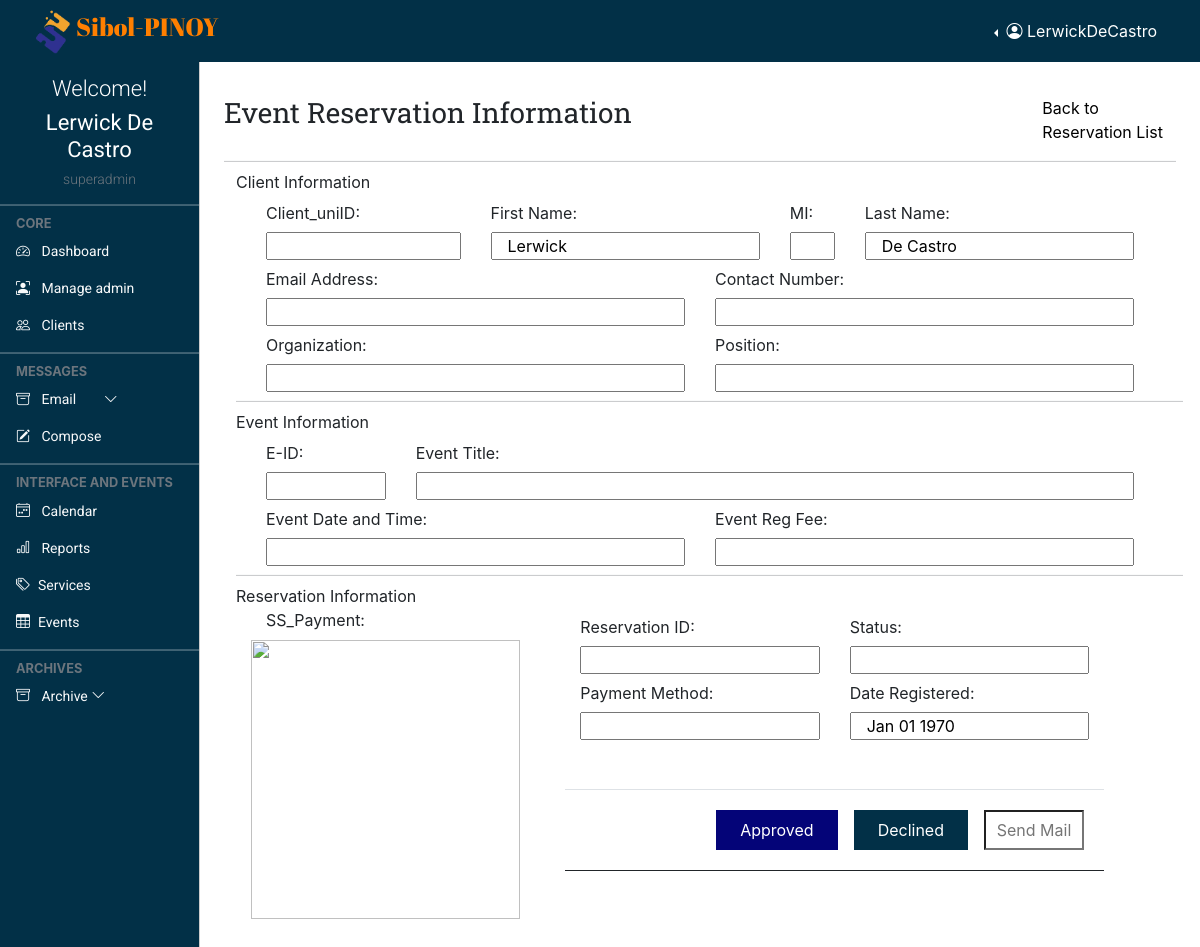
/admin/e.reservation.info.php (signed in), run on the app's committed database.
### tables this page shows
CREATE TABLE `profile` (
  `id` int(11) NOT NULL,
  `loginId` int(11) NOT NULL,
  `firstName` varchar(255) NOT NULL,
  `lastName` varchar(255) NOT NULL,
  `dateAdded` date NOT NULL
);

### admin/e.reservation.info.php (the view, shortened to what this page needs)
<!doctype html>
<html lang="en">
  <?php
      require "layout.part/admin.header.php";
  ?>
  <body>
    <?php
      require "layout.part/admin.top.navbar.php";
    ?>
    <?php
      require "layout.part/admin.side.navbar.php";
    ?>
    <main class="my-5 py-3">
        <div class="container-fluid p-4">
            <div class="row">
            <div class="col-md-10 my-2">
                <h4 class="page-header">Event Reservation Information</h4>
            </div>
            <div class="col-md-2 my-2">
                <a href="event.reservation" style="text-decoration: none; color:black; ">Back to Reservation List</a>
            </div>
        </div>
        <hr class="dropdown-divider bg-dark" />
        <div class="col-md-12">
            <div class="row">
                <div>Client Information</div>
                <form action="comptroller/event.reservation.control.php" method="POST">
                    <div class="col-md-12 d-flex">
                        <div class="col-md-3">
                            <label class="col-form-label">Client_uniID:</label>
                            <input class="col-md-12" type="text" name="clientuniID" value="<?= $client_uniID ?>"readonly>
                        </div>
                        <div class="col-md-4">
                            <label class="col-form-label">First Name:</label>
                            <input class="col-md-12" type="text" name="fname" value="<?= $firstName ?>"readonly>
                        </div>
                        <div class="col-md-1">
                            <label class="col-form-label">MI:</label>
                            <input class="col-md-12" type="text" name="mi" value="<?= $mi ?>">
                        </div>
                        <div class="col-md-4">
                            <label class="col-form-label">Last Name:</label>
                            <input class="col-md-12" type="text" name="lastname" value="<?= $lastName ?>"readonly>
                        </div>
                    </div>
                    <div class="col-md-12 d-flex">
                        <div class="col-md-6">
                            <label class="col-form-label">Email Address:</label>
                            <input class="col-md-12" type="text" name="emailadd" value="<?= $email_add ?>"readonly>
                        </div>
                        <div class="col-md-6">
                            <label class="col-form-label">Contact Number:</label>
                            <input class="col-md-12" type="text" name="contact" value="<?= $contact ?>" readonly>
                        </div>
                    </div>
                    <div class="col-md-12 d-flex">
                        <div class="col-md-6">
                            <label class="col-form-label">Organization:</label>
                            <input class="col-md-12" type="text" name="orgs" value="<?= $organization ?>" readonly>
                        </div>
                        <div class="col-md-6">
                            <label class="col-form-label">Position:</label>
                            <input class="col-md-12" type="text"name="position" value="<?= $position ?>" readonly>
                        </div>
                    </div>
                    <hr class="dropdown-divider bg-dark col-md-11 px-5 my-2" />
                    <div>Event Information</div>
                    <div class="col-md-12 d-flex">
                        <div class="col-md-2">
                            <label class="col-form-label">E-ID:</label>
                            <input class="col-md-12" type="text" name="eventid" value="<?= $eventID  ?>" readonly>
                        </div>
                        <div class="col-md-10">
                            <label class="col-form-label">Event Title:</label>
                            <input class="col-md-12" type="text" name="eventname" value="<?= $event_title ?>" readonly>
                        </div>
                    </div>
                    <div class="col-md-12 d-flex">
                        <div class="col-md-6">
                            <label class="col-form-label">Event Date and Time:</label>
                            <input class="col-md-12" type="text" name="dateandtime" value="<?= $date_and_time ?>" readonly>
                        </div>
                        <div class="col-md-6">
                            <label class="col-form-label">Event Reg Fee:</label>
                            <input class="col-md-12" type="text" name="regfee" value="<?= $reg_fee ?>" readonly>
                        </div>
                    </div>
                    <hr class="dropdown-divider bg-dark col-md-11 px-5 my-2" />
                    <div>Reservation Information</div>
                    <div class="row col-md-12">
                        <div class="col-md-4">
                            <label class="col-md-12">SS_Payment:</label>
                            <img src="upload/<?= $ss_payment ?>" class="w-100 h-100">
                        </div>
                        <div class="col-md-8">
                            <div class="col-md-12 d-flex">
                                <div class="col-md-6">
                                    <label class="col-form-label">Reservation ID:</label>
                                    <input class="col-md-12" type="text" name="reservationid" value="<?= $reservationID ?>" readonly>
                                </div>
                                <div class="col-md-6">
                                    <label class="col-form-label">Status:</label>
                                    <input class="col-md-12" type="text" value="<?= $status?>" readonly>
                                </div>
                            </div>
                            <div class="col-md-12 d-flex">
                                <div class="col-md-6">
                                    <label class="col-form-label">Payment Method:</label>
                                    <input class="col-md-12" type="text" name="payment" value="<?= $payment_method ?>" readonly>
                                </div>
                                <div class="col-md-6">
                                    <label class="col-form-label">Date Registered:</label>
                                    <input class="col-md-12" type="text" name="datergistered" value="<?= date('M d Y',  strtotime($date_registered)) ?>" readonly>
                                </div>
                            </div>
                            <div class="col-md-12 d-flex">
                            </div>
                            <div class="col-md-12 mt-5">
                                <table class="table data-table">
                                    <tbody >
                                        <tr>
                                            <td>
                                                <input type="btn" class="m-2 py-2 px-1 float-right text-center text-dark bg-white sendMail" style="cursor: pointer; width: 100px; height: 40px;" placeholder="Send Mail" >
                                                <button type="submit" name="eventdeclined" class="m-2 py-2 px-4 border-0 float-right text-white bg-coloured">Declined</button>
                                                <button type="submit" name="eventapproved"class="m-2 py-2 px-4 border-0 float-right text-white bg-blue">Approved</button>
                                            </td>
                                        </tr>
                                    </tbody>
                                </table>
                            </div>
                        </div>
                    </div>
                </form>
            </div>
        </div>
    </main>
  </body>
</html>

### admin/layout.part/admin.header.php (shortened to what this page needs)
  <head>
    <link href="https://cdn.jsdelivr.net/npm/bootstrap@5.0.2/dist/css/bootstrap.min.css" rel="stylesheet">
    <link rel="stylesheet" href="https://cdnjs.cloudflare.com/ajax/libs/fullcalendar/3.4.0/fullcalendar.css" />
    <link rel="stylesheet" href="https://cdnjs.cloudflare.com/ajax/libs/twitter-bootstrap/4.0.0-alpha.6/css/bootstrap.css" />
    <link rel="stylesheet" href="https://cdn.jsdelivr.net/npm/bootstrap-icons@1.4.1/font/bootstrap-icons.css"/>
    <link rel="stylesheet" href="style/dataTables.bootstrap5.min.css" />
    <link rel="stylesheet" href="style/addstyler.css" />
    <link rel="stylesheet" href="style/colored.css" />
  </head>
<?php
function levelCheck($lev){
    if($lev == "0"){
      $lev = "admin";
    }
    else if($lev == "1"){
      $lev = "superadmin";
    }
    echo $lev;
  }
?>

### admin/layout.part/admin.top.navbar.php (shortened to what this page needs)
<?php
  require "../connection.php";
  if(isset($_SESSION["username"]) && isset($_SESSION["level"])){
    $musername = $_SESSION["username"];
    $sql = "SELECT login.loginId, profile.firstName, profile.lastName, login.username, login.level FROM login INNER JOIN profile ON
                login.loginId = profile.loginId WHERE login.username = '$musername'";
    if($result = $conn->query($sql)){
      if($result->num_rows == 1){
        if($row = $result->fetch_assoc()){
          $firstName = $row["firstName"];
          $lastName = $row["lastName"];
          $rusername = $row["username"];
          $level = $row["level"];
        }
      }
    }
  }
?>
<nav class="navbar navbar-expand-lg navbar-dark px-3 fixed-top bg-coloured">
  <div class="container-fluid">
    <div class="">
      <img class="__logo" src="../img/logo.png" alt=""><a class="logo-font" href="#">Sibol-PINOY</a>
    </div>
    <div class="collapse navbar-collapse justify-content-md-end" id="topNavBar">
      <div class="btn-group border-0 dropstart">
        <button type="button" class="btn text-white dropdown-toggle border-0" data-bs-toggle="dropdown" aria-expanded="false">
          <i class="bi bi-person-circle"></i> <span> <?= $rusername ?> </span>
        </button>
      </div>
    </div>
  </div>
</nav>

### admin/layout.part/admin.side.navbar.php (shortened to what this page needs)
<div class="offcanvas offcanvas-start sidebar-nav bg-coloured" id="sidebar">
    <div class="offcanvas-body p-0">
        <div class="container pt-3 text-center">
            <div class="text-white">
            <h4 class="welcome-text">Welcome!</h4>
            <h2 class="user-text"><?= $firstName . " " . $lastName?></h2>
            <h6 class="text-muted text-small"><?= levelCheck($level) ?></h6>
            </div>
        </div>
        <nav class="navbar-dark pb-5">
            <ul class="navbar-nav">
                <hr class="dropdown-divider bg-light" />
                <div class="text-muted small fw-bold text-uppercase px-3">
                    CORE
                </div>
                <li>
                    <a href="landing" class="nav-link px-3 text-light text-normal">
                        <span class="me-2"><i class="bi bi-speedometer2"></i></span>
                        <span>Dashboard</span>
                    </a>
                    <?php
                        if(isset($_SESSION["level"])){
                            $check_level = $_SESSION["level"];
                            if($check_level == '1'){
                                echo ' <a href="admin.con" class="nav-link px-3 text-light text-normal">
                                            <span class="me-2"><i class="bi bi-person-bounding-box"></i></span>
                                            <span>Manage admin</span>
                                        </a>';
                            }
                        }
                    ?>
                    <a href="clients.record" class="nav-link px-3 text-light text-normal">
                        <span class="me-2"><i class="bi bi-people"></i></span>
                        <span>Clients</span>
                    </a>
                </li>
                <hr class="dropdown-divider bg-light" />
                <div class="text-muted small fw-bold text-uppercase px-3">
                    Messages
                </div>
                <li>
                    <a class="nav-link px-3 text-light text-normal position-relative" data-bs-toggle="collapse" href="#email">
                        <span class="me-2"><i class="bi bi-archive"></i></span>
                            <span>Email
                        </span>
                        <span class="ms-auto">
                            <span class="right-icon mx-4">
                            <i class="bi bi-chevron-down"></i>
                            </span>
                        </span>
                    </a>
                    <a href="#" class="nav-link px-3 text-light text-normal">
                        <span class="me-2"><i class="bi bi-pencil-square"></i></span>
                        <span>
                            <button type="button" class="bg-transparent border-0 text-light" data-bs-toggle="modal" data-bs-target="#exampleModal">
                                Compose
                            </button>
                        </span>
                    </a>
                </li>
                <hr class="dropdown-divider bg-light" />
                <div class="text-muted small fw-bold text-uppercase px-3">
                    Interface and Events
                </div>
                <li>
                    <a href="calender" class="nav-link px-3 text-light text-normal">
                            <span class="me-2"><i class="bi bi-calendar4-week"></i></span>
                            <span>Calendar</span>
                    </a>
                    <a href="reports" class="nav-link px-3 text-light text-normal">
                            <span class="me-2"><i class="bi bi-bar-chart"></i></span>
                            <span>Reports</span>
                    </a>
                    <a href="services.tools" class="nav-link px-3 sidebar-link text-light text-normal" >
                        <span class="me-2"><i class="bi bi-tags"></i></span>
                        <span>Services</span>
                    </a>
                    <a href="events" class="nav-link px-3 sidebar-link text-light text-normal">
                        <span class="me-2"><i class="bi bi-table"></i></span>
                        <span>Events</span>
                    </a>
                </li>
                <hr class="dropdown-divider bg-light" />
                <div class="text-muted small fw-bold text-uppercase px-3">
                    Archives
                </div>
                <li>
                    <a class="nav-link px-3  text-light text-normal" data-bs-toggle="collapse" href="#archives">
                        <span class="me-2"><i class="bi bi-archive"></i></span>
                        <span>Archive</span>
                        <span class="ms-auto">
                            <span class="right-icon">
                            <i class="bi bi-chevron-down"></i>
                            </span>
                        </span>
                    </a>
                </li>
            </ul>
        </nav>
    </div>
</div>

### data on the page
profile: loginId.username "LerwickDeCastro", firstName "Lerwick", lastName "De Castro", loginId.level "superadmin", fname "Lerwick", lastname "De Castro"
